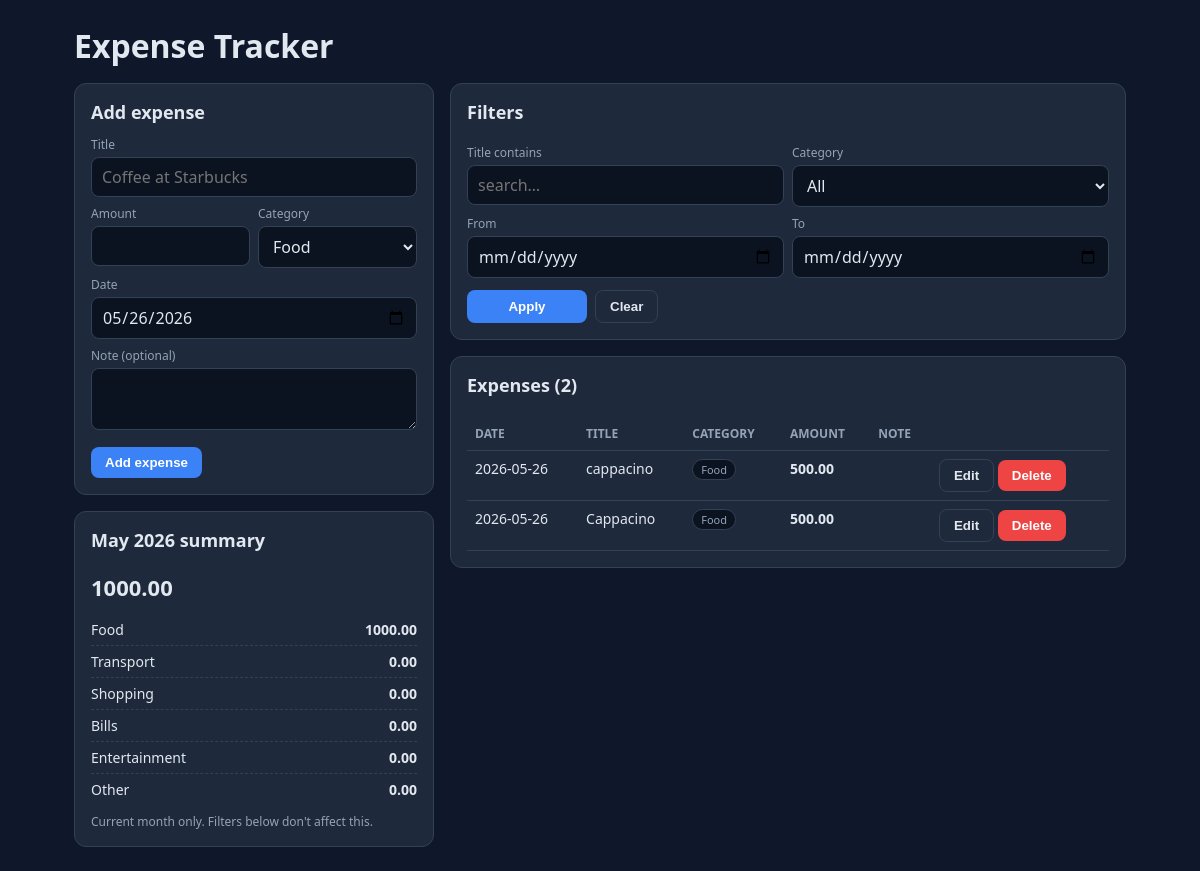
The page / on the database its author committed.
### tables this page shows
CREATE TABLE expenses (
            id INTEGER PRIMARY KEY AUTOINCREMENT,
            title TEXT NOT NULL,
            amount REAL NOT NULL,
            category TEXT NOT NULL,
            date TEXT NOT NULL,
            note TEXT
        );

### app.py (the view)
@app.route("/")
def index():
    db = get_db()
    category = request.args.get("category", "").strip()
    date_from = request.args.get("date_from", "").strip()
    date_to = request.args.get("date_to", "").strip()
    title_q = request.args.get("q", "").strip()
    sql = "SELECT * FROM expenses WHERE 1=1"
    params = []
    if category and category in CATEGORIES:
        sql += " AND category = ?"; params.append(category)
    if date_from:
        sql += " AND date >= ?"; params.append(date_from)
    if date_to:
        sql += " AND date <= ?"; params.append(date_to)
    if title_q:
        sql += " AND title LIKE ?"; params.append(f"%{title_q}%")
    sql += " ORDER BY date DESC, id DESC"
    expenses = db.execute(sql, params).fetchall()
    today = date.today()
    month_start = today.replace(day=1).isoformat()
    rows = db.execute(
        "SELECT category, SUM(amount) AS total FROM expenses "
        "WHERE date >= ? AND date <= ? GROUP BY category",
        (month_start, today.isoformat()),
    ).fetchall()
    summary = {c: 0.0 for c in CATEGORIES}
    for r in rows:
        summary[r["category"]] = r["total"] or 0.0
    month_total = sum(summary.values())
    return render_template(
        "index.html",
        expenses=expenses,
        categories=CATEGORIES,
        summary=summary,
        month_total=month_total,
        month_label=today.strftime("%B %Y"),
        filters={"category": category, "date_from": date_from, "date_to": date_to, "q": title_q},
        today=today.isoformat(),
        edit_expense=None,
    )

### app.py (called while the page is built)
def get_db():
    if "db" not in g:
        g.db = sqlite3.connect(DB_PATH)
        g.db.row_factory = sqlite3.Row
    return g.db

### templates/index.html (shortened to what this page needs)
<!doctype html>
<html lang="en">
<head>
</head>
<body>
<div class="wrap">
  <h1>Expense Tracker</h1>
  <div class="grid">
    <div>
      <div class="card">
        <h2>Add expense</h2>
        <form method="post" action="{{ url_for('add') }}">
          <label>Title</label>
          <input name="title" required maxlength="200" placeholder="Coffee at Starbucks" />
          <div class="row">
            <div>
              <label>Amount</label>
              <input name="amount" type="number" step="0.01" min="0" required />
            </div>
            <div>
              <label>Category</label>
              <select name="category" required>
                {% for c in categories %}<option value="{{c}}">{{c}}</option>{% endfor %}
              </select>
            </div>
          </div>
          <label>Date</label>
          <input name="date" type="date" value="{{ today }}" required />
          <label>Note (optional)</label>
          <textarea name="note" maxlength="2000"></textarea>
          <div style="margin-top:12px"><button type="submit">Add expense</button></div>
        </form>
      </div>
      <div class="card" style="margin-top:16px">
        <div class="bar"><h2>{{ month_label }} summary</h2></div>
        <div class="total">{{ "%.2f"|format(month_total) }}</div>
        {% for c in categories %}
          <div class="summary-row"><span>{{ c }}</span><span class="amount">{{ "%.2f"|format(summary[c]) }}</span></div>
        {% endfor %}
        <div class="muted" style="margin-top:8px">Current month only. Filters below don't affect this.</div>
      </div>
    </div>
    <div>
      <div class="card">
        <h2>Filters</h2>
        <form method="get" action="{{ url_for('index') }}">
          <div class="row">
            <div>
              <label>Title contains</label>
              <input name="q" value="{{ filters.q }}" placeholder="search…" />
            </div>
            <div>
              <label>Category</label>
              <select name="category">
                <option value="">All</option>
              </select>
            </div>
          </div>
          <div class="row">
            <div>
              <label>From</label>
              <input name="date_from" type="date" value="{{ filters.date_from }}" />
            </div>
            <div>
              <label>To</label>
              <input name="date_to" type="date" value="{{ filters.date_to }}" />
            </div>
          </div>
          <div style="margin-top:12px" class="row">
            <button type="submit" style="flex:0 0 auto">Apply</button>
            <a href="{{ url_for('index') }}"><button type="button" class="secondary">Clear</button></a>
          </div>
        </form>
      </div>
      <div class="card" style="margin-top:16px">
        <div class="bar">
          <h2>Expenses ({{ expenses|length }})</h2>
        </div>
        {% if expenses %}
        <table>
          <thead><tr>
            <th>Date</th><th>Title</th><th>Category</th><th>Amount</th><th>Note</th><th></th>
          </tr></thead>
          <tbody>
          {% for e in expenses %}
            <tr>
              <td>{{ e.date }}</td>
              <td>{{ e.title }}</td>
              <td><span class="badge">{{ e.category }}</span></td>
              <td class="amount">{{ "%.2f"|format(e.amount) }}</td>
              <td class="muted">{{ e.note or "" }}</td>
              <td class="actions" style="white-space:nowrap">
                <a href="{{ url_for('edit', expense_id=e.id) }}"><button class="secondary" type="button">Edit</button></a>
                <form method="post" action="{{ url_for('delete', expense_id=e.id) }}" onsubmit="return confirm('Delete this expense?');">
                  <button class="danger" type="submit">Delete</button>
                </form>
              </td>
            </tr>
          {% endfor %}
          </tbody>
        </table>
        {% else %}
          <div class="muted">No expenses match your filters.</div>
        {% endif %}
      </div>
    </div>
  </div>
</div>
</body>
</html>

### templates/index.html (style rules this page uses)
:root { --bg:#0f172a; --panel:#1e293b; --muted:#94a3b8; --text:#e2e8f0; --accent:#3b82f6; --danger:#ef4444; --border:#334155; }
* { box-sizing: border-box; }
body { margin:0; font-family: system-ui, -apple-system, Segoe UI, Roboto, sans-serif; background:var(--bg); color:var(--text); }
.wrap { max-width: 1100px; margin: 0 auto; padding: 24px; }
h1 { margin: 0 0 16px; }
h2 { margin: 0 0 12px; font-size: 18px; }
.grid { display: grid; gap: 16px; grid-template-columns: 1fr; }
@media (min-width: 900px) { .grid { grid-template-columns: 360px 1fr; } }
.card { background: var(--panel); border: 1px solid var(--border); border-radius: 12px; padding: 16px; }
label { display:block; font-size:12px; color:var(--muted); margin: 8px 0 4px; }
input, select, textarea { width:100%; background:#0b1220; color:var(--text); border:1px solid var(--border); border-radius:8px; padding:8px 10px; font: inherit; }
textarea { min-height: 60px; resize: vertical; }
button { background: var(--accent); color:white; border:0; border-radius:8px; padding:8px 14px; cursor:pointer; font-weight:600; }
button.secondary { background: transparent; border:1px solid var(--border); color: var(--text); }
button.danger { background: var(--danger); }
.row { display:flex; gap:8px; flex-wrap:wrap; }
.row > * { flex:1; min-width: 120px; }
table { width:100%; border-collapse: collapse; }
th, td { text-align:left; padding: 8px; border-bottom: 1px solid var(--border); font-size: 14px; vertical-align: top; }
th { color: var(--muted); font-weight: 600; font-size: 12px; text-transform: uppercase; }
.badge { display:inline-block; padding: 2px 8px; border-radius: 999px; font-size: 11px; background:#0b1220; border:1px solid var(--border); color: var(--muted); }
.amount { font-variant-numeric: tabular-nums; font-weight: 600; }
.summary-row { display:flex; justify-content: space-between; padding: 6px 0; font-size: 14px; }
.summary-row + .summary-row { border-top: 1px dashed var(--border); }
.total { font-size: 22px; font-weight: 700; margin: 8px 0 12px; }
.muted { color: var(--muted); font-size: 12px; }
.actions form { display:inline; }
.bar { display:flex; justify-content:space-between; align-items:center; margin-bottom:8px; }
a { color: var(--accent); text-decoration: none; }

### rows shown on the page
expenses: date "2026-05-26", title "cappacino", category "Food", amount "500.00"
expenses: date "2026-05-26", title "Cappacino", category "Food", amount "500.00"

### other values the page prints
{{ month_label }} "May 2026"
{{ "%.2f"|format(month_total) }} "1000.00"
{{ c }} "Food" "Transport" "Shopping" "Bills" "Entertainment" "Other"
{{ "%.2f"|format(summary[c]) }} "1000.00" "0.00" "0.00" "0.00" "0.00" "0.00"
{{ expenses|length }} "2"
form field category "Food"
